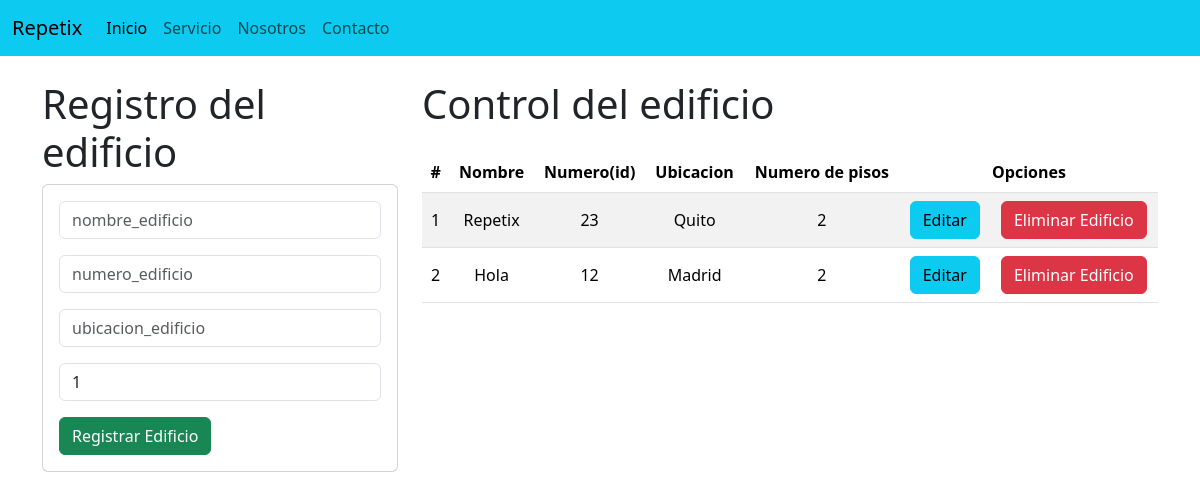
The page /AccederEdificio/ on the database as committed earlier.
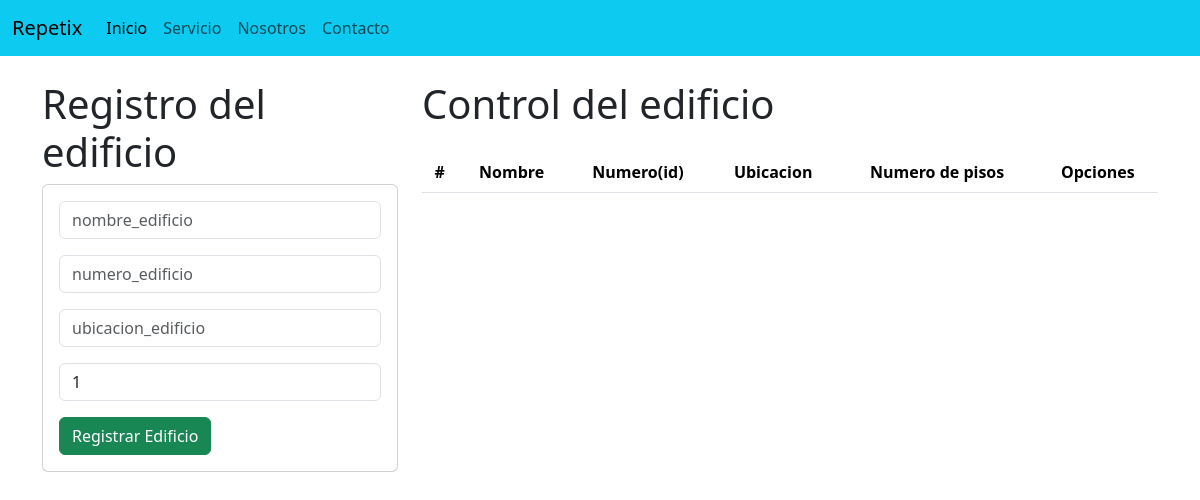
The same page on the database as committed later.
### Edificio/models.py (models this page shows, shortened)
class Edificio(models.Model):
    nombre = models.CharField(max_length=100)
    codigo = models.IntegerField()
    ubicacion = models.CharField(max_length=255)
    numero_pisos = models.IntegerField()

### Edificio/views.py (the view)
# urls.py: path('AccederEdificio/', views.accederEdificio, name='AccederEdificio'),
def accederEdificio(request):
    edificio = Edificio.objects.all()
    pisos = Piso.objects.all()
    sensores = Sensor.objects.all()
    departamentos = Departamento.objects.all()
    return render(request, 'AccederEdificio.html', {
        'edificio': edificio,
        'pisos': pisos,
        'sensores': sensores,
        'departamentos': departamentos,
    })

### Edificio/Templates/AccederEdificio.html (shortened to what this page needs)
{% extends "./base.html" %}
{% block body %}
<div class="row">
    <div class="col-sm-12 col-md-6 col-lg-4 col-xl-4">
        <h1>Registro del edificio</h1>
        <div class="card">
            <div class="card-body py-2">
                <form action="/RegistrarEdificio/" method="POST">
                    <div class="form-group py-2">
                        <input type="text" id="nombre_edificio" name="nombre_edificio" class="form-control" placeholder="nombre_edificio" minlength="6" required>
                    </div>
                    <div class="form-group py-2">
                        <input type="text" id="numero_edificio" name="numero_edificio" class="form-control" placeholder="numero_edificio" maxlength="50" required>
                    </div>
                    <div class="form-group py-2">
                        <input type="text" id="ubicacion_edificio" name="ubicacion_edificio" class="form-control" placeholder="ubicacion_edificio" maxlength="50" required>
                    </div>
                    <div class="form-group py-2">
                        <input type="text" id="numero_pisos" name="numero_pisos" class="form-control" min="1" max="9" value="1" required>
                    </div>
                    <div class="form-group py-2">
                        <button type="submit" class="btn btn-success btn-block text-white">Registrar Edificio</button>
                    </div>
                </form>
            </div>
        </div>
    </div>
    <div class="col-sm-12 col-md-6 col-lg-8 col-xl-8">
        <h1>Control del edificio</h1>
        <div class="table-responsive py-3">
            <table class="table table-striped">
                <thead>
                    <tr>
                        <th>#</th>
                        <th>Nombre</th>
                        <th>Numero(id)</th>
                        <th>Ubicacion</th>
                        <th>Numero de pisos</th>
                        <th colspan="2">Opciones</th>
                    </tr>
                </thead>
                <tbody>
                    {% for edificio in edificio %}
                    <tr>
                        <td>{{forloop.counter}}</td>
                        <td>{{edificio.nombre}}</td>
                        <td>{{edificio.codigo}}</td>
                        <td>{{edificio.ubicacion}}</td>
                        <td>{{edificio.numero_pisos}}</td>
                        <td><a href="/EdicionEdificio/{{edificio.codigo}}" class="btn btn-info">Editar</a></td>
                        <td><a href="/EliminarEdificio/{{edificio.codigo}}" class="btn btn-danger btnEliminacion">Eliminar Edificio</a></td>
                    </tr>
                    {% endfor %}
                </tbody>
            </table>
        </div>
    </div>
</div>
{% endblock %}

Rows that differ between the two databases and show on the page:
removed Edificio: nombre "Repetix", codigo "23", ubicacion "Quito", numero_pisos "2"
removed Edificio: nombre "Hola", codigo "12", ubicacion "Madrid", numero_pisos "2"
